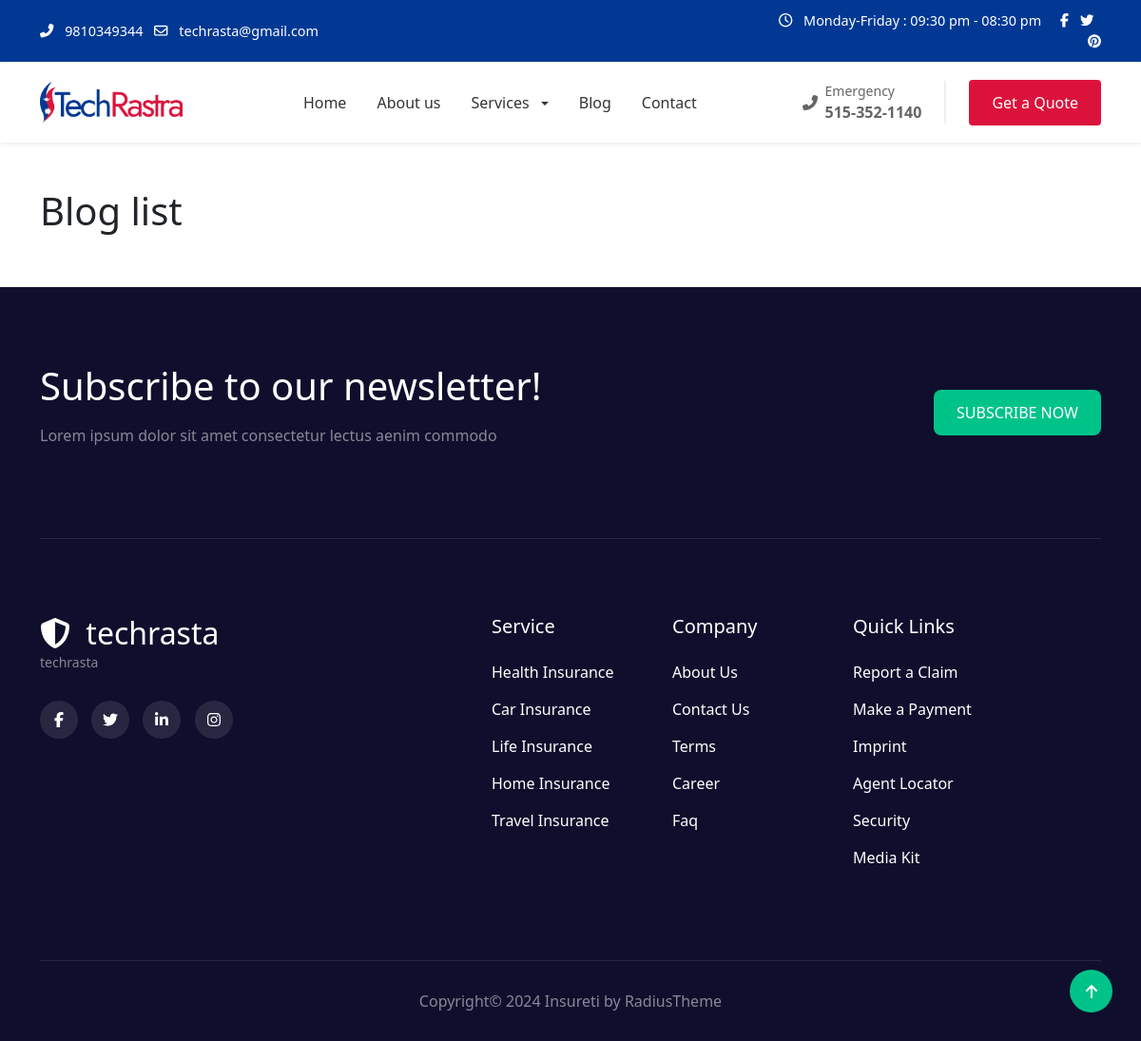
/blog, run on an earlier commit of the app's database.
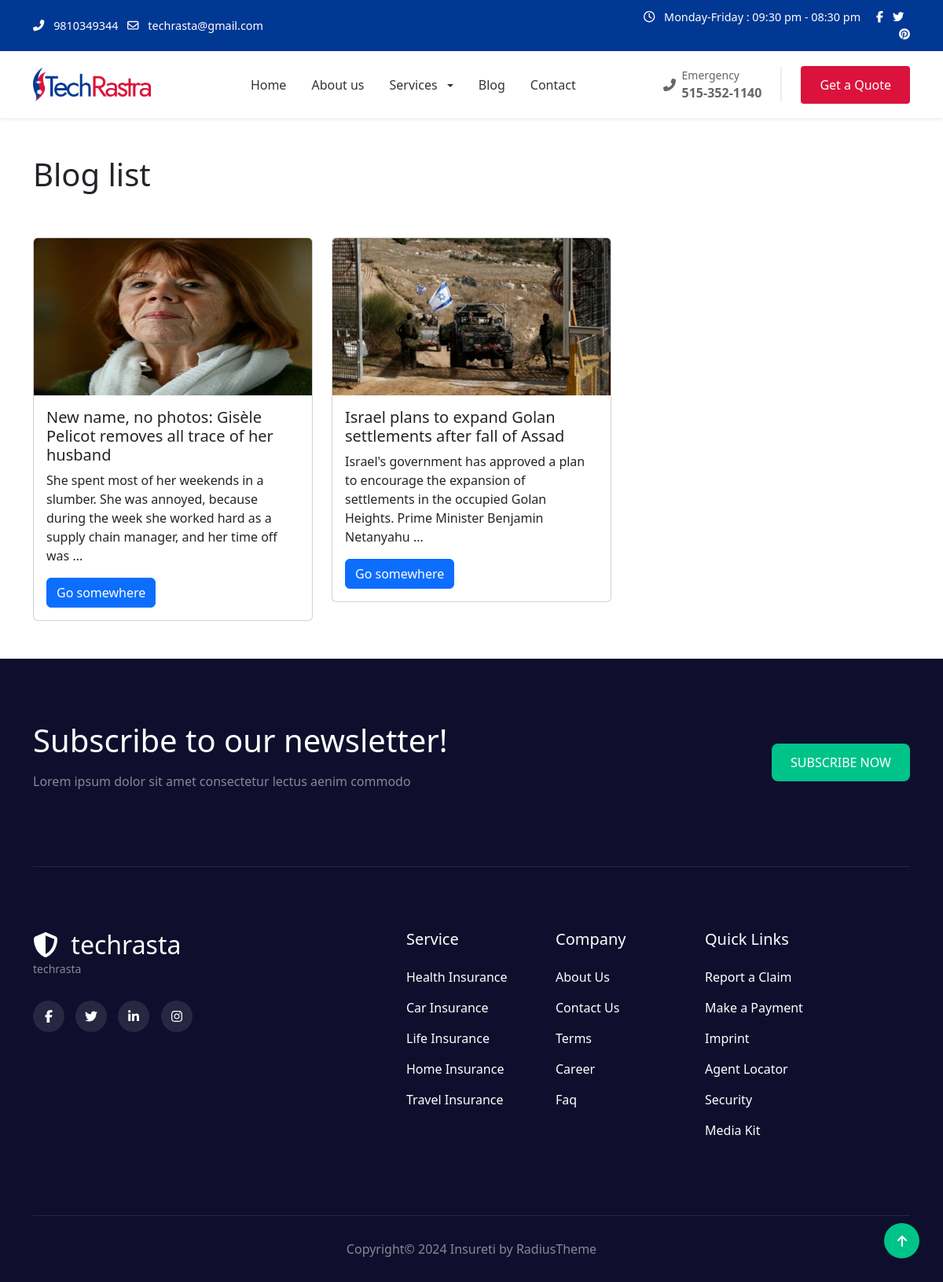
And on a later commit of the database.
### website/models.py (models this page shows)
class Blog(models.Model):
    category = models.ForeignKey(Category,on_delete=models.CASCADE)
    title  = models.CharField(max_length=100)
    slug = models.SlugField(max_length=100, unique=100)
    sub_title = models.CharField(max_length=100, blank=True , null=True)
    image = models.ImageField(upload_to='page/',blank=True, null=True)
    summary = models.TextField(blank=True, null=True)
    description = CKEditor5Field(blank=True, null=True)
    meta_title = models.CharField(max_length=100, blank=True , null=True)
    meta_decription = models.TextField( blank=True, null=True)
    meta_keyword = models.TextField(blank=True, null=True)
    @property
    def get_limit_summary(self):
        return self.summary[:150]+'...'

### website/views.py (the view)
# urls.py: path('blog',views.blog_views,name='blog'),
def blog_views(request):
    data={
        'blogData' : Blog.objects.all(),
    }
    return render(request,'blog.html',data)

### website/general.py (called while the page is built)
def global_data(request):
    data ={
        'settingData':Setting.objects.first(),
        'menuserviceData':Service.objects.all(),
    }
    return data

### website/templates/blog.html
{% extends 'layouts/master.html' %}
{% block content %}
<div class="container">
    <div class="row">
       <div class="col-md-12 py-5">
          <h1>Blog list</h1>
        </div>
    </div>
    <div class="row">
        {% for blog in blogData %}
        <div class="col-md-4 mb-5">
            <div class="card" >
                {% if blog.image %}
                <img src="{{blog.image.url}}"  style="height: 200px;" class="card-img-top" alt="{{service.title}}">
                {% endif %}
                <div class="card-body">
                  <h5 class="card-title">{{blog.title}}</h5>
                  <p class="card-text">{{blog.get_limit_summary}}</p>
                  <a href="{% url 'blog-details' blog.slug %}" class="btn btn-primary">Go somewhere</a>
                </div>
              </div>
        </div>
        {% endfor %}
    </div>
</div>
{% endblock %}

What changed in the data, as far as the page shows it:
added Blog: image (picture), title "New name, no photos: Gisèle Pelicot removes all trace of her husband", get_limit_summary "She spent most of her weekends in a slumber. She was annoyed, because during the week she worked hard as a supply chain manager, and her time off was ..."
added Blog: image (picture), title "Israel plans to expand Golan settlements after fall of Assad", get_limit_summary "Israel's government has approved a plan to encourage the expansion of settlements in the occupied Golan Heights. Prime Minister Benjamin Netanyahu ..."
